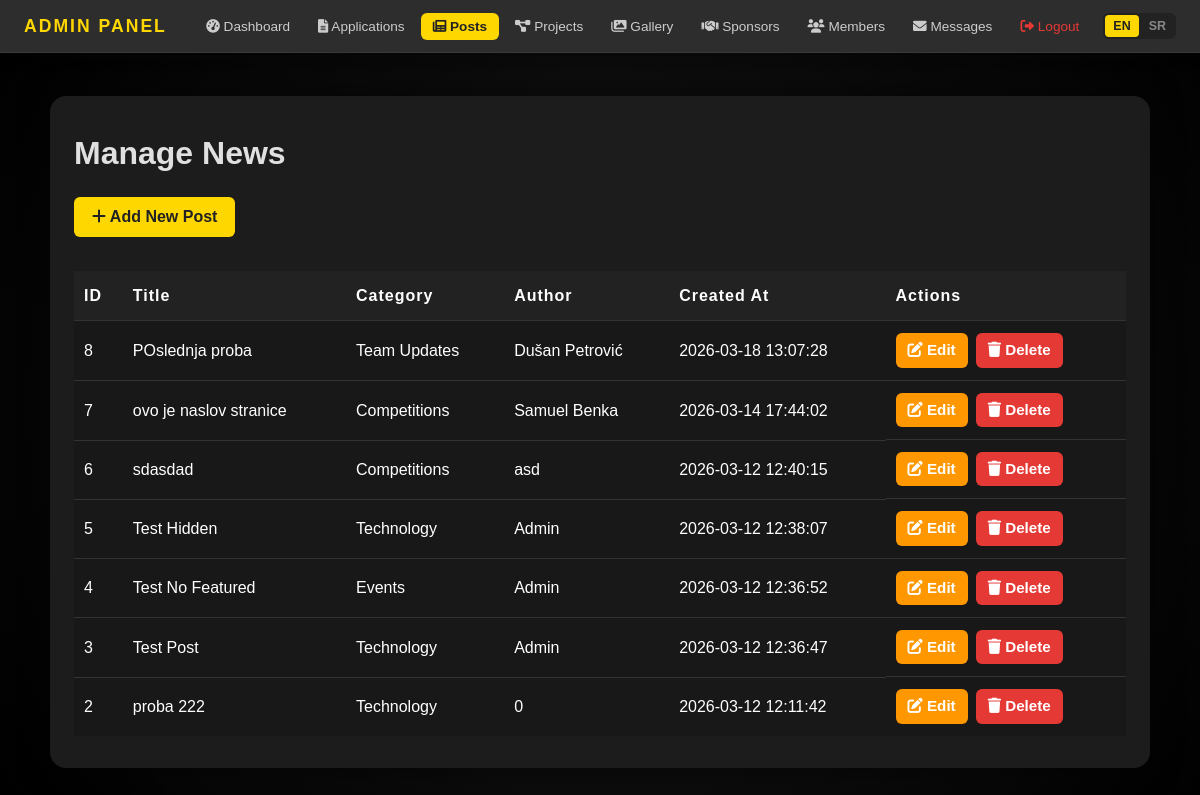
Page /public/admin/pages/posts.php (signed in) on the committed database.
### tables this page shows
CREATE TABLE `posts` (
  `id` int(11) NOT NULL AUTO_INCREMENT,
  `title` varchar(255) DEFAULT NULL,
  `title_sr` varchar(255) DEFAULT NULL,
  `title_en` varchar(255) DEFAULT NULL,
  `content` text DEFAULT NULL,
  `content_sr` text DEFAULT NULL,
  `content_en` text DEFAULT NULL,
  `image` varchar(255) DEFAULT NULL,
  `category` varchar(100) DEFAULT NULL,
  `author` varchar(100) DEFAULT NULL,
  `created_at` timestamp NOT NULL DEFAULT current_timestamp(),
  `updated_at` timestamp NOT NULL DEFAULT current_timestamp() ON UPDATE current_timestamp(),
  `featured` tinyint(1) DEFAULT 0,
  `views` int(11) DEFAULT 0,
  `status` enum('published','draft') DEFAULT 'published',
  PRIMARY KEY (`id`)
);

### public/admin/pages/posts.php (the view, shortened to what this page needs)
<?php
require_once __DIR__ . '/../../../src/config/database.php';
$stmt = $conn->query("SELECT * FROM posts ORDER BY created_at DESC");
$posts = [];
while ($row = $stmt->fetch_assoc()) {
    $posts[] = $row;
}
?>
<!DOCTYPE html>
<html lang="en">
<head>
    <link rel="stylesheet" href="../../assets/css/style.css">
    <link rel="stylesheet" href="../../assets/css/admin.css">
    <link rel="stylesheet" href="https://cdnjs.cloudflare.com/ajax/libs/font-awesome/6.0.0/css/all.min.css">
</head>
<body>
    <?php include __DIR__ . '/../components/admin_navbar.php'; ?>
 <div class="admin-container">
        <h1 style="margin-bottom: 18px;">Manage News</h1>
        <a href="add-edit-post.php" class="btn btn-primary" style="margin-bottom: 18px;">
            <i class="fas fa-plus"></i> Add New Post
        </a>
        <table class="admin-table">
            <thead>
                <tr>
                    <th>ID</th>
                    <th>Title</th>
                    <th>Category</th>
                    <th>Author</th>
                    <th>Created At</th>
                    <th>Actions</th>
                </tr>
            </thead>
            <tbody>
                <?php if (count($posts) === 0): ?>
                    <tr>
                        <td colspan="6" class="no-posts">No news posts found.</td>
                    </tr>
                <?php else: ?>
                    <?php foreach ($posts as $post): ?>
                    <tr>
                        <td><?= htmlspecialchars($post['id']) ?></td>
                        <td><?= htmlspecialchars($post['title_sr'] ?? $post['title']) ?></td>
                        <td><?= htmlspecialchars($post['category']) ?></td>
                        <td><?= htmlspecialchars($post['author']) ?></td>
                        <td><?= htmlspecialchars($post['created_at']) ?></td>
                        <td class="actions">
                            <a href="add-edit-post.php?id=<?= $post['id'] ?>" class="btn btn-sm btn-warning"><i class="fas fa-edit"></i> Edit</a>
                            <a href="delete-post.php?id=<?= $post['id'] ?>" class="btn btn-sm btn-danger" onclick="return confirm('Are you sure you want to delete this post?');"><i class="fas fa-trash"></i> Delete</a>
                        </td>
                    </tr>
                    <?php endforeach; ?>
                <?php endif; ?>
            </tbody>
        </table>
    </div>
</body>
</html>

### public/assets/css/style.css (style rules this page uses)
:root { --primary-color: #FFD700; --secondary-color: #1a1a1a; --dark-bg: #111111; --gray-dark: #2c2c2c; --gray-light: #3a3a3a; --text-light: #e0e0e0; --text-gray: #999999; --accent-yellow: #ffc107; --glass-bg: rgba(26, 26, 26, 0.9); }
* { margin: 0; padding: 0; box-sizing: border-box; font-family: 'Michroma',sans-serif; }
body { font-family: 'Rajdhani', sans-serif; background: linear-gradient(135deg, #000000, #1a1a1a); color: var(--text-light); line-height: 1.6; overflow-x: hidden; position: relative; }
body::before { content: ''; position: fixed; top: 0; left: 0; width: 100%; height: 100%; background: radial-gradient( circle at center, rgba(26, 26, 26, 0.8) 0%, rgba(0, 0, 0, 0.95) 100% ); z-index: -2; }
a { text-decoration: none; }

### public/assets/css/admin.css (style rules this page uses)
:root { --primary-color: #FFD700; --secondary-color: #1a1a1a; --dark-bg: #111111; --text-light: #e0e0e0; --text-gray: #999999; }
.admin-container { max-width: 1200px; margin: 40px auto; padding: 20px; }

### public/admin/pages/posts.php (style rules this page uses)
.admin-container { max-width: 1100px; margin: 40px auto; background: rgba(30,30,30,0.95); border-radius: 16px; padding: 32px 24px; box-shadow: 0 0 30px #0008; }
.admin-table { width: 100%; border-collapse: collapse; margin-top: 16px; background: #181818; color: #fff; }
.admin-table th, .admin-table td { padding: 12px 10px; border-bottom: 1px solid #333; text-align: left; }
.admin-table th { background: #222; font-weight: 600; letter-spacing: 1px; }
.admin-table tr:last-child td { border-bottom: none; }
.btn { display: inline-block; padding: 7px 18px; border-radius: 6px; background: #FFD700; color: #222; font-weight: 600; text-decoration: none; transition: background 0.2s; border: none; cursor: pointer; }
.btn-primary { background: #FFD700; color: #222; }
.btn-warning { background: #ff9800; color: #fff; }
.btn-danger { background: #e53935; color: #fff; }
.btn-sm { padding: 5px 12px; font-size: 0.95em; }
.actions { display: flex; gap: 8px; }

### public/admin/components/admin_navbar.php (style rules this page uses)
body { padding-top: 56px; }

### rows in the picture
posts: id "8", title_sr "POslednja proba", category "Team Updates", author "Dušan Petrović", created_at "2026-03-18 13:07:28"
posts: id "7", title_sr "ovo je naslov stranice", category "Competitions", author "Samuel Benka", created_at "2026-03-14 17:44:02"
posts: id "6", title_sr "sdasdad", category "Competitions", author "asd", created_at "2026-03-12 12:40:15"
posts: id "5", title_sr "Test Hidden", category "Technology", author "Admin", created_at "2026-03-12 12:38:07"
posts: id "4", title_sr "Test No Featured", category "Events", author "Admin", created_at "2026-03-12 12:36:52"
posts: id "3", title_sr "Test Post", category "Technology", author "Admin", created_at "2026-03-12 12:36:47"
posts: id "2", title_sr "proba 222", category "Technology", author "0", created_at "2026-03-12 12:11:42"
